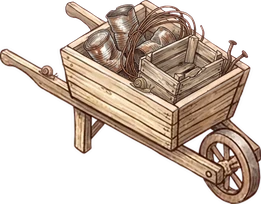
#> input picture art-day-23/cut/wheelbarrow-loaded.webp, 261 x 204 px
$ python match.py ../cut/wheelbarrow-loaded.webp
#> lines starting #> are read from the running program, lines starting #| are printed output that depends on the picture; after the words box and inside, x2 and y2 are one past the last pixel; in counts of white or black regions, pixels touching at a corner belong together
### art-day-23/tools/key.py
import numpy as np
from PIL import Image, ImageFilter
def key(path):
#> called with path = '../cut/wheelbarrow-loaded.webp'
    a=np.asarray(Image.open(path).convert('RGB')).astype(float)
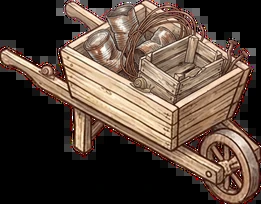
#> a: shape (204, 261, 3) float64; mean R, G, B 87.9, 70.3, 59
    R,G,B=a[...,0],a[...,1],a[...,2]
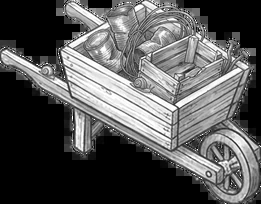
#> R: shape (204, 261) float64; min 0, max 255, mean 87.9
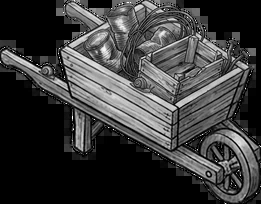
#> B: shape (204, 261) float64; min 0, max 255, mean 59
    mag=(np.minimum(R,B)-G)/255
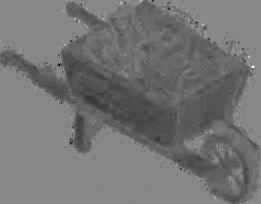
#> mag: shape (204, 261) float64; min -0.31, max 0.271, mean -0.0446; drawn with min black and max white
    al=np.clip((0.42-mag)/0.22,0,1)
    # despill
    m=np.minimum(R,B); sp=np.clip(m-G,0,None)*(al<1)
#> after `sp = np.clip(m - G, 0, None) * (al < 1)`:
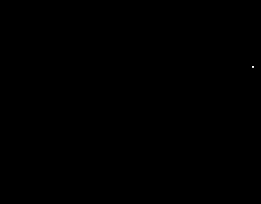
#> sp: shape (204, 261) float64; min 0, max 69, mean 0; drawn with min black and max white
    a[...,0]-=sp*0.8; a[...,2]-=sp*0.8
#> after `a[..., 0] -= sp * 0.8`: a: shape (204, 261, 3) float64; 0.01% of pixels changed, all inside (x1, y1, x2, y2) = (252, 66, 254, 68)
#> after `a[..., 2] -= sp * 0.8`: a: shape (204, 261, 3) float64; mean R, G, B 87.9, 70.3, 59
    al=np.asarray(Image.fromarray((al*255).astype('uint8')).filter(ImageFilter.MinFilter(3)))
    out=np.dstack([np.clip(a,0,255).astype('uint8'),al])
    im=Image.fromarray(out,'RGBA'); return im.crop(im.getbbox())

### art-day-23/tools/cutframes.py
import sys, numpy as np
from PIL import Image
from scipy import ndimage
sys.path.insert(0,'.')
from key import key
def frames(path, n=8):
    im=key(path)
    A=np.asarray(im)[...,3]
    m=ndimage.binary_dilation(A>40,iterations=4)
#> m: shape (204, 261) bool; every value is 1
    lab,k=ndimage.label(m)
#> lab: shape (204, 261) int32; every value is 1
#> k = 1
    sizes=ndimage.sum(m,lab,range(1,k+1))
#> sizes = [53244]
    order=np.argsort(sizes)[::-1]
#> order = [0]
    seeds=[i+1 for i in order[:n]]
#> seeds = [1]
    # assign small blobs to nearest seed
    objs=ndimage.find_objects(lab)
#> objs = 1 item
    cent={i:ndimage.center_of_mass(m,lab,i) for i in range(1,k+1)}
#> cent = {1: (101.5, 130)}
    owner={}
    for i in range(1,k+1):
        owner[i]=i if i in seeds else min(seeds,key=lambda s:(cent[s][0]-cent[i][0])**2+(cent[s][1]-cent[i][1])**2)
#> after the loop, owner = {1: 1}
    out=[]
    for s in seeds:
        mask=np.isin(lab,[i for i in owner if owner[i]==s])
        arr=np.asarray(im).copy(); arr[...,3]=np.where(mask,arr[...,3],0)
        f=Image.fromarray(arr,'RGBA'); bb=f.getbbox(); out.append((bb,f.crop(bb)))
#> this loop made 1 pass
#> bb on pass 1: (0, 0, 261, 204)
#> after the loop, out = 1 item
    H=max(b[3]-b[1] for b,_ in out)
#> H = 204
    out.sort(key=lambda t:(round(t[0][1]/(H*0.6)),t[0][0]))
    return [f for _,f in out],[b for b,_ in out]
# [2 lines that do not run on import are left out]

### art-day-23/tools/match.py
import sys, numpy as np
from PIL import Image
sys.path.insert(0,'.')
from cutframes import frames
def arr(im): return np.asarray(im).astype(np.float32)/255
def score(F, B):
    # F frame RGBA arr, B barrow RGBA arr placed; returns best (err,x,y)
    fh,fw=F.shape[:2]; bh,bw=B.shape[:2]
    m=B[...,3]>0.6; ys,xs=np.nonzero(m); col=B[ys,xs,:3]
    best=(1e9,0,0)
    for y in range(0,fh-bh+1):
        for x in range(0,fw-bw+1):
            f=F[ys+y,xs+x]
            e=(((f[:,:3]-col)**2).sum(1)*f[:,3] + (1-f[:,3])*1.0).mean()
            if e<best[0]: best=(e,x,y)
    return best
def find(frame, barrow, wguess):
    best=None
    for d in (6,):
        Fs=frame.resize((frame.width//d,frame.height//d),Image.BILINEAR); F=arr(Fs)
        for w in range(int(wguess*0.8),int(wguess*1.2),6):
            h=round(w*barrow.height/barrow.width)
            B=arr(barrow.resize((w//d,h//d),Image.BILINEAR))
            e,x,y=score(F,B)
            if best is None or e<best[0]: best=(e,w,x*d,y*d)
    e,w0,x0,y0=best
    # refine at d=2
    d=2; F=arr(frame.resize((frame.width//d,frame.height//d),Image.BILINEAR)); best=None
    for w in range(w0-8,w0+9,2):
        h=round(w*barrow.height/barrow.width); B=arr(barrow.resize((w//d,h//d),Image.BILINEAR))
        bh,bw=B.shape[:2]; m=B[...,3]>0.6; ys,xs=np.nonzero(m); col=B[ys,xs,:3]
        for y in range(max(0,(y0-10)//d),min(F.shape[0]-bh,(y0+10)//d)+1):
            for x in range(max(0,(x0-10)//d),min(F.shape[1]-bw,(x0+10)//d)+1):
                f=F[ys+y,xs+x]; e=(((f[:,:3]-col)**2).sum(1)*f[:,3]+(1-f[:,3])).mean()
                if best is None or e<best[0]: best=(e,w,x*d,y*d)
    return best
if __name__=='__main__':
    fs,_=frames(sys.argv[1]); b=Image.open('cut/wheelbarrow-loaded.png')
#> after `fs, _ = frames(sys.argv[1])`: fs = 1 item
#> further down, b is the input picture: PIL image 261x204 RGBA; mean R, G, B, A 87.9, 70.3, 59, 123
    for i,f in enumerate(fs):
        print(i,f.size,find(f,b,470),flush=True)
#> this loop made 1 pass
#> (w0 in find, x0 in find, y0 in find) on pass 1: (376, 0, 0)
#| 0 (261, 204) None
#> pass 1, in score, `m = B[..., 3] > 0.6`:
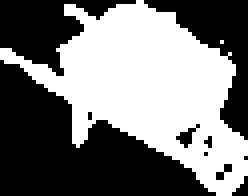
#> m: shape (49, 62) bool (shown 4 times larger); 47.3% white; 2 white regions (1 under 20 px), largest, box (x1, y1, x2, y2) and area: (0, 0, 62, 49) 1437
#> pass 1, in score (call 4), `m = B[..., 3] > 0.6`:
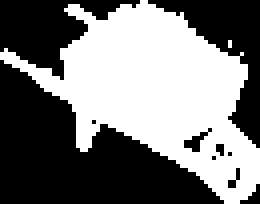
#> m: shape (51, 65) bool (shown 4 times larger); 47.4% white; 2 white regions (1 under 20 px), largest, box (x1, y1, x2, y2) and area: (0, 0, 65, 51) 1568
